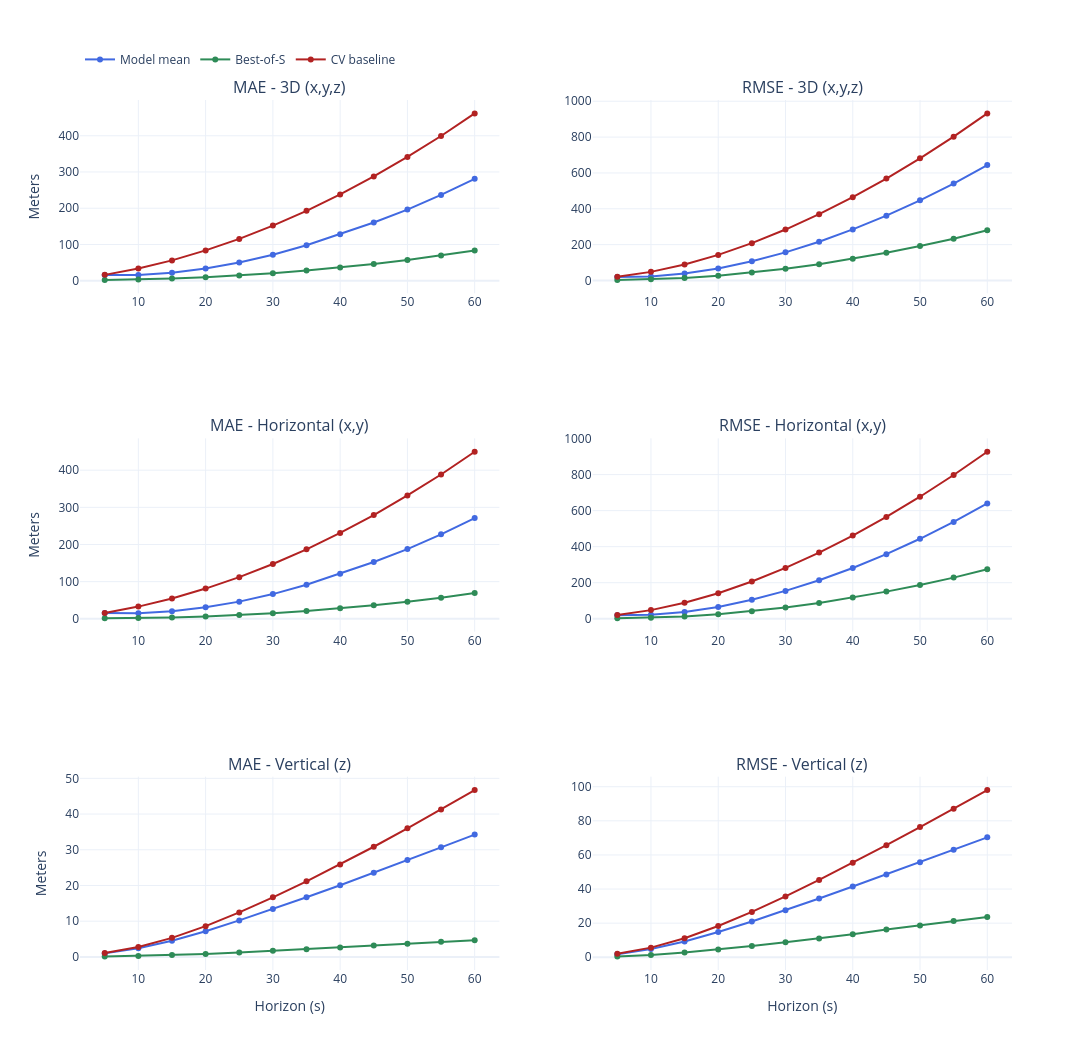

This figure's notebook cell:
### Markdown cell above
## Paper-style MAE/RMSE (Model mean vs Best-of-S vs CV)

This cell matches Ben's plot style and includes all 3 curves.

Use an NPZ generated with the **updated** `eval_intent_cfm.py`.

### Code cell
keys = set(data.files)
req = {
    "mae3d_mean_curve", "mae_xy_mean_curve", "mae_z_mean_curve",
    "rmse3d_mean_curve", "rmse_xy_mean_curve", "rmse_z_mean_curve",
    "mae3d_best_curve", "mae_xy_best_curve", "mae_z_best_curve",
    "rmse3d_best_curve", "rmse_xy_best_curve", "rmse_z_best_curve",
    "mae3d_cv_curve", "mae_xy_cv_curve", "mae_z_cv_curve",
    "rmse3d_cv_curve", "rmse_xy_cv_curve", "rmse_z_cv_curve",
}

if not req.issubset(keys):
    print("Missing paper-style keys in NPZ:")
    print(sorted(req - keys))
    print("Rerun eval_intent_cfm.py with the latest code.")
else:
    horizons_s = np.arange(1, len(data["mae3d_mean_curve"]) + 1) * 5
    C_MEAN, C_BEST, C_CV = "royalblue", "seagreen", "firebrick"

    fig = make_subplots(
        rows=3,
        cols=2,
        subplot_titles=[
            "MAE - 3D (x,y,z)", "RMSE - 3D (x,y,z)",
            "MAE - Horizontal (x,y)", "RMSE - Horizontal (x,y)",
            "MAE - Vertical (z)", "RMSE - Vertical (z)",
        ],
    )

    def add_triplet(row, col, y_mean, y_best, y_cv, showlegend=False):
        fig.add_trace(go.Scatter(
            x=horizons_s, y=y_mean, mode="lines+markers",
            name="Model mean", line=dict(color=C_MEAN, width=2), showlegend=showlegend,
        ), row=row, col=col)
        fig.add_trace(go.Scatter(
            x=horizons_s, y=y_best, mode="lines+markers",
            name="Best-of-S", line=dict(color=C_BEST, width=2), showlegend=showlegend,
        ), row=row, col=col)
        fig.add_trace(go.Scatter(
            x=horizons_s, y=y_cv, mode="lines+markers",
            name="CV baseline", line=dict(color=C_CV, width=2), showlegend=showlegend,
        ), row=row, col=col)

    add_triplet(1, 1, data["mae3d_mean_curve"], data["mae3d_best_curve"], data["mae3d_cv_curve"], showlegend=True)
    add_triplet(1, 2, data["rmse3d_mean_curve"], data["rmse3d_best_curve"], data["rmse3d_cv_curve"], showlegend=False)
    add_triplet(2, 1, data["mae_xy_mean_curve"], data["mae_xy_best_curve"], data["mae_xy_cv_curve"], showlegend=False)
    add_triplet(2, 2, data["rmse_xy_mean_curve"], data["rmse_xy_best_curve"], data["rmse_xy_cv_curve"], showlegend=False)
    add_triplet(3, 1, data["mae_z_mean_curve"], data["mae_z_best_curve"], data["mae_z_cv_curve"], showlegend=False)
    add_triplet(3, 2, data["rmse_z_mean_curve"], data["rmse_z_best_curve"], data["rmse_z_cv_curve"], showlegend=False)

    fig.update_xaxes(title_text="Horizon (s)", row=3, col=1)
    fig.update_xaxes(title_text="Horizon (s)", row=3, col=2)
    fig.update_yaxes(title_text="Meters", row=1, col=1)
    fig.update_yaxes(title_text="Meters", row=2, col=1)
    fig.update_yaxes(title_text="Meters", row=3, col=1)

    fig.update_layout(
        template="plotly_white",
        height=1050,
        width=1200,
        title="",
        legend=dict(orientation="h", yanchor="bottom", y=1.03, xanchor="left", x=0.0),
    )
    fig.show()

### Figure 1 — Plotly figure (JSON) as saved in the notebook; plotly's stock layout.template omitted (floating-point values rounded to 4 significant figures)
{"data": [{"line": {"color": "royalblue", "width": 2}, "mode": "lines+markers", "name": "Model mean", "showlegend": true, "type": "scatter", "x": [5, 10, 15, 20, 25, 30, 35, 40, 45, 50, 55, 60], "xaxis": "x", "y": [15.99, 15.71, 21.98, 33.75, 50.11, 71.43, 97.78, 128.2, 160.5, 196.2, 236.7, 281.2], "yaxis": "y"}, {"line": {"color": "seagreen", "width": 2}, "mode": "lines+markers", "name": "Best-of-S", "showlegend": true, "type": "scatter", "x": [5, 10, 15, 20, 25, 30, 35, 40, 45, 50, 55, 60], "xaxis": "x", "y": [2.148, 3.388, 5.732, 9.568, 14.57, 20.64, 27.94, 36.61, 46.21, 56.95, 69.34, 83.48], "yaxis": "y"}, {"line": {"color": "firebrick", "width": 2}, "mode": "lines+markers", "name": "CV baseline", "showlegend": true, "type": "scatter", "x": [5, 10, 15, 20, 25, 30, 35, 40, 45, 50, 55, 60], "xaxis": "x", "y": [16.08, 33.46, 56.03, 83.62, 115.4, 152.1, 192.9, 238.2, 287.7, 341.6, 399.3, 461.6], "yaxis": "y"}, {"line": {"color": "royalblue", "width": 2}, "mode": "lines+markers", "name": "Model mean", "showlegend": false, "type": "scatter", "x": [5, 10, 15, 20, 25, 30, 35, 40, 45, 50, 55, 60], "xaxis": "x2", "y": [19.18, 22.26, 38.47, 67.26, 107.0, 156.9, 216.5, 284.9, 361.7, 447.3, 540.8, 643.7], "yaxis": "y2"}, {"line": {"color": "seagreen", "width": 2}, "mode": "lines+markers", "name": "Best-of-S", "showlegend": false, "type": "scatter", "x": [5, 10, 15, 20, 25, 30, 35, 40, 45, 50, 55, 60], "xaxis": "x2", "y": [3.133, 6.426, 13.56, 26.7, 44.03, 65.2, 90.49, 121.0, 154.5, 192.3, 233.3, 280.2], "yaxis": "y2"}, {"line": {"color": "firebrick", "width": 2}, "mode": "lines+markers", "name": "CV baseline", "showlegend": false, "type": "scatter", "x": [5, 10, 15, 20, 25, 30, 35, 40, 45, 50, 55, 60], "xaxis": "x2", "y": [20.38, 48.04, 89.11, 142.8, 208.2, 284.2, 369.8, 464.8, 568.8, 681.5, 802.4, 932.1], "yaxis": "y2"}, {"line": {"color": "royalblue", "width": 2}, "mode": "lines+markers", "name": "Model mean", "showlegend": false, "type": "scatter", "x": [5, 10, 15, 20, 25, 30, 35, 40, 45, 50, 55, 60], "xaxis": "x3", "y": [15.86, 14.97, 20.3, 30.9, 46.23, 66.53, 91.85, 121.4, 152.8, 187.6, 227.3, 271.1], "yaxis": "y3"}, {"line": {"color": "seagreen", "width": 2}, "mode": "lines+markers", "name": "Best-of-S", "showlegend": false, "type": "scatter", "x": [5, 10, 15, 20, 25, 30, 35, 40, 45, 50, 55, 60], "xaxis": "x3", "y": [1.507, 2.116, 3.636, 6.391, 10.28, 15.1, 21.14, 28.36, 36.57, 45.8, 56.46, 69.34], "yaxis": "y3"}, {"line": {"color": "firebrick", "width": 2}, "mode": "lines+markers", "name": "CV baseline", "showlegend": false, "type": "scatter", "x": [5, 10, 15, 20, 25, 30, 35, 40, 45, 50, 55, 60], "xaxis": "x3", "y": [15.89, 32.86, 54.74, 81.35, 112.0, 147.5, 187.0, 231.1, 279.3, 332.0, 388.4, 449.6], "yaxis": "y3"}, {"line": {"color": "royalblue", "width": 2}, "mode": "lines+markers", "name": "Model mean", "showlegend": false, "type": "scatter", "x": [5, 10, 15, 20, 25, 30, 35, 40, 45, 50, 55, 60], "xaxis": "x4", "y": [19.09, 21.72, 37.35, 65.61, 105.0, 154.4, 213.7, 281.8, 358.5, 443.8, 537.1, 639.8], "yaxis": "y4"}, {"line": {"color": "seagreen", "width": 2}, "mode": "lines+markers", "name": "Best-of-S", "showlegend": false, "type": "scatter", "x": [5, 10, 15, 20, 25, 30, 35, 40, 45, 50, 55, 60], "xaxis": "x4", "y": [2.594, 5.424, 12.04, 24.68, 41.57, 62.37, 87.24, 117.2, 150.4, 187.6, 228.2, 274.5], "yaxis": "y4"}, {"line": {"color": "firebrick", "width": 2}, "mode": "lines+markers", "name": "CV baseline", "showlegend": false, "type": "scatter", "x": [5, 10, 15, 20, 25, 30, 35, 40, 45, 50, 55, 60], "xaxis": "x4", "y": [20.27, 47.71, 88.4, 141.6, 206.5, 282.0, 367.0, 461.5, 565.0, 677.2, 797.6, 926.9], "yaxis": "y4"}, {"line": {"color": "royalblue", "width": 2}, "mode": "lines+markers", "name": "Model mean", "showlegend": false, "type": "scatter", "x": [5, 10, 15, 20, 25, 30, 35, 40, 45, 50, 55, 60], "xaxis": "x5", "y": [0.9786, 2.438, 4.528, 7.187, 10.22, 13.4, 16.7, 20.07, 23.55, 27.12, 30.68, 34.24], "yaxis": "y5"}, {"line": {"color": "seagreen", "width": 2}, "mode": "lines+markers", "name": "Best-of-S", "showlegend": false, "type": "scatter", "x": [5, 10, 15, 20, 25, 30, 35, 40, 45, 50, 55, 60], "xaxis": "x5", "y": [0.08328, 0.2661, 0.5331, 0.8412, 1.255, 1.696, 2.128, 2.593, 3.172, 3.676, 4.24, 4.666], "yaxis": "y5"}, {"line": {"color": "firebrick", "width": 2}, "mode": "lines+markers", "name": "CV baseline", "showlegend": false, "type": "scatter", "x": [5, 10, 15, 20, 25, 30, 35, 40, 45, 50, 55, 60], "xaxis": "x5", "y": [1.061, 2.77, 5.325, 8.614, 12.46, 16.68, 21.16, 25.89, 30.84, 35.99, 41.25, 46.71], "yaxis": "y5"}, {"line": {"color": "royalblue", "width": 2}, "mode": "lines+markers", "name": "Model mean", "showlegend": false, "type": "scatter", "x": [5, 10, 15, 20, 25, 30, 35, 40, 45, 50, 55, 60], "xaxis": "x6", "y": [1.822, 4.852, 9.25, 14.78, 21.01, 27.62, 34.48, 41.48, 48.58, 55.76, 62.99, 70.32], "yaxis": "y6"}, {"line": {"color": "seagreen", "width": 2}, "mode": "lines+markers", "name": "Best-of-S", "showlegend": false, "type": "scatter", "x": [5, 10, 15, 20, 25, 30, 35, 40, 45, 50, 55, 60], "xaxis": "x6", "y": [0.3969, 1.37, 2.811, 4.625, 6.622, 8.785, 11.05, 13.52, 16.25, 18.67, 21.25, 23.6], "yaxis": "y6"}, {"line": {"color": "firebrick", "width": 2}, "mode": "lines+markers", "name": "CV baseline", "showlegend": false, "type": "scatter", "x": [5, 10, 15, 20, 25, 30, 35, 40, 45, 50, 55, 60], "xaxis": "x6", "y": [2.04, 5.643, 11.19, 18.32, 26.59, 35.67, 45.32, 55.39, 65.75, 76.34, 87.1, 98.04], "yaxis": "y6"}], "layout": {"annotations": [{"font": {"size": 16}, "showarrow": false, "text": "MAE - 3D (x,y,z)", "x": 0.225, "xanchor": "center", "xref": "paper", "y": 1, "yanchor": "bottom", "yref": "paper"}, {"font": {"size": 16}, "showarrow": false, "text": "RMSE - 3D (x,y,z)", "x": 0.775, "xanchor": "center", "xref": "paper", "y": 1, "yanchor": "bottom", "yref": "paper"}, {"font": {"size": 16}, "showarrow": false, "text": "MAE - Horizontal (x,y)", "x": 0.225, "xanchor": "center", "xref": "paper", "y": 0.6111, "yanchor": "bottom", "yref": "paper"}, {"font": {"size": 16}, "showarrow": false, "text": "RMSE - Horizontal (x,y)", "x": 0.775, "xanchor": "center", "xref": "paper", "y": 0.6111, "yanchor": "bottom", "yref": "paper"}, {"font": {"size": 16}, "showarrow": false, "text": "MAE - Vertical (z)", "x": 0.225, "xanchor": "center", "xref": "paper", "y": 0.2222, "yanchor": "bottom", "yref": "paper"}, {"font": {"size": 16}, "showarrow": false, "text": "RMSE - Vertical (z)", "x": 0.775, "xanchor": "center", "xref": "paper", "y": 0.2222, "yanchor": "bottom", "yref": "paper"}], "height": 1050, "legend": {"orientation": "h", "x": 0, "xanchor": "left", "y": 1.03, "yanchor": "bottom"}, "title": {"text": ""}, "width": 1200, "xaxis": {"anchor": "y", "domain": [0, 0.45]}, "xaxis2": {"anchor": "y2", "domain": [0.55, 1]}, "xaxis3": {"anchor": "y3", "domain": [0, 0.45]}, "xaxis4": {"anchor": "y4", "domain": [0.55, 1]}, "xaxis5": {"anchor": "y5", "domain": [0, 0.45], "title": {"text": "Horizon (s)"}}, "xaxis6": {"anchor": "y6", "domain": [0.55, 1], "title": {"text": "Horizon (s)"}}, "yaxis": {"anchor": "x", "domain": [0.7778, 1], "title": {"text": "Meters"}}, "yaxis2": {"anchor": "x2", "domain": [0.7778, 1]}, "yaxis3": {"anchor": "x3", "domain": [0.3889, 0.6111], "title": {"text": "Meters"}}, "yaxis4": {"anchor": "x4", "domain": [0.3889, 0.6111]}, "yaxis5": {"anchor": "x5", "domain": [0, 0.2222], "title": {"text": "Meters"}}, "yaxis6": {"anchor": "x6", "domain": [0, 0.2222]}}}
